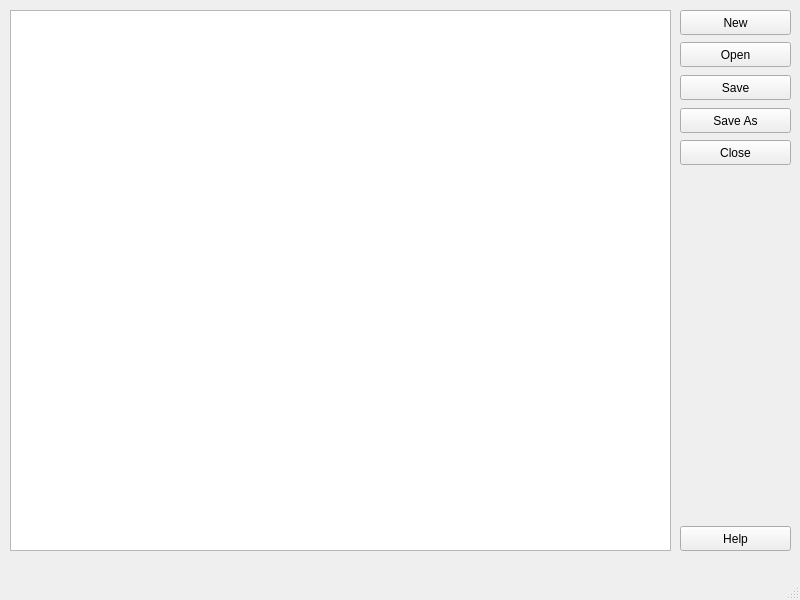
<?xml version="1.0" encoding="UTF-8"?>
<ui version="4.0">
 <class>MainWindow</class>
 <widget class="QMainWindow" name="MainWindow">
  <property name="geometry">
   <rect>
    <x>0</x>
    <y>0</y>
    <width>800</width>
    <height>600</height>
   </rect>
  </property>
  <property name="windowTitle">
   <string>TextEditor 1.0</string>
  </property>
  <widget class="QWidget" name="centralwidget">
   <widget class="QTextEdit" name="textEdit">
    <property name="geometry">
     <rect>
      <x>10</x>
      <y>10</y>
      <width>661</width>
      <height>541</height>
     </rect>
    </property>
   </widget>
   <widget class="QPushButton" name="new_pushButton">
    <property name="geometry">
     <rect>
      <x>680</x>
      <y>10</y>
      <width>111</width>
      <height>25</height>
     </rect>
    </property>
    <property name="text">
     <string>New</string>
    </property>
   </widget>
   <widget class="QPushButton" name="open_pushButton">
    <property name="geometry">
     <rect>
      <x>680</x>
      <y>42</y>
      <width>111</width>
      <height>25</height>
     </rect>
    </property>
    <property name="text">
     <string>Open</string>
    </property>
   </widget>
   <widget class="QPushButton" name="save_pushButton">
    <property name="geometry">
     <rect>
      <x>680</x>
      <y>75</y>
      <width>111</width>
      <height>25</height>
     </rect>
    </property>
    <property name="text">
     <string>Save</string>
    </property>
   </widget>
   <widget class="QPushButton" name="help_pushButton">
    <property name="geometry">
     <rect>
      <x>680</x>
      <y>526</y>
      <width>111</width>
      <height>25</height>
     </rect>
    </property>
    <property name="text">
     <string>Help</string>
    </property>
   </widget>
   <widget class="QPushButton" name="saveas_pushButton">
    <property name="geometry">
     <rect>
      <x>680</x>
      <y>108</y>
      <width>111</width>
      <height>25</height>
     </rect>
    </property>
    <property name="text">
     <string>Save As</string>
    </property>
   </widget>
   <widget class="QPushButton" name="close_pushButton">
    <property name="geometry">
     <rect>
      <x>680</x>
      <y>140</y>
      <width>111</width>
      <height>25</height>
     </rect>
    </property>
    <property name="text">
     <string>Close</string>
    </property>
   </widget>
  </widget>
  <widget class="QMenuBar" name="menubar">
   <property name="geometry">
    <rect>
     <x>0</x>
     <y>0</y>
     <width>800</width>
     <height>22</height>
    </rect>
   </property>
  </widget>
  <widget class="QStatusBar" name="statusbar"/>
 </widget>
 <resources/>
 <connections/>
</ui>
